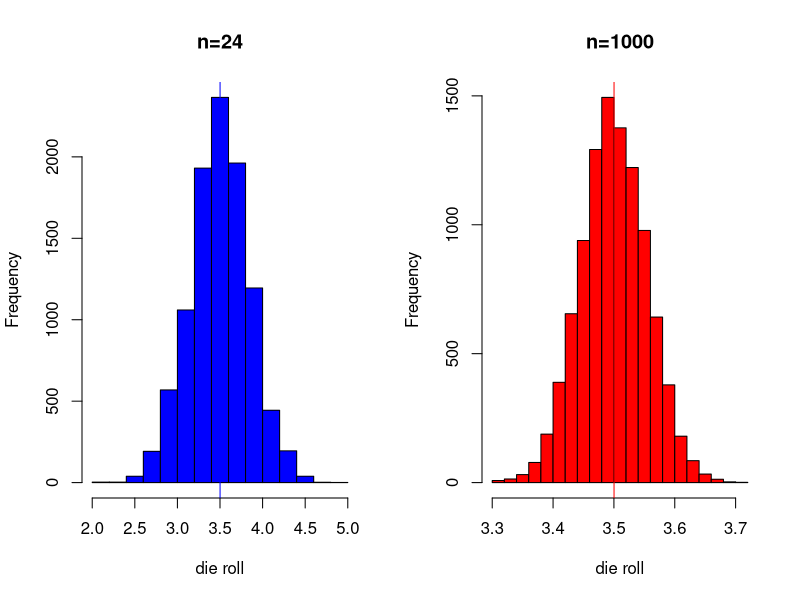

Write R code to recreate this figure.
x24 <- c()
x1000 <- c()
k =10000
for ( i in 1:k){
  x24[i] = mean(sample(1:6,24, replace = TRUE))
  x1000[i] = mean(sample(1:6,1000, replace = TRUE))
}
par(mfrow=c(1,2))
hist(x24, col ="blue",main="n=24",xlab ="die roll")
abline(v = mean(x24), col = "blue")




hist(x1000, col ="red",main="n=1000",xlab ="die roll")
abline(v = mean(x1000), col = "red")
